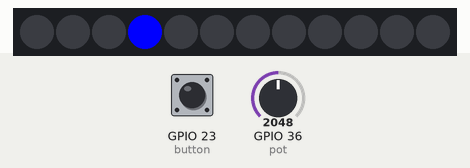
Simulated run of this program. Board: ESP32 board running MicroPython. Shown: 12 RGB LEDs in strip order, left to right. The inputs (shaded band) are chosen by the test bench; at power-on: GPIO 36 (pot) = 2048, GPIO 23 (button) LOW (analog values on the 0–4095 scale). Library files of the repository ran but are not shown: neopixel.py; what the program prints to the serial console is not drawn.

Above: at 1.2 s.
1.3 s: GPIO 36 (pot) set to 491
At 1.98 s:
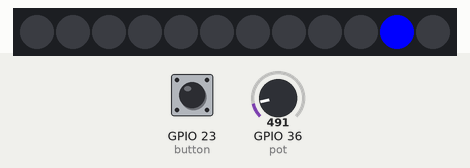
2.8 s: GPIO 36 (pot) set to 0
At 3.4 s:
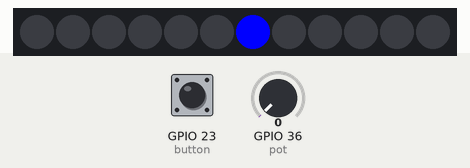

The program:

08-1.py
```python
# 🧪 實驗 #8-1：WS2812B 單顆藍燈順時針旋轉動畫
# ----------------------------------------------------
# 執行環境：MicroPython v1.24.0 on ESP32-DevKitC
# ----------------------------------------------------

import machine
import neopixel
import time

# --- 硬體腳位與常數設定 ---
LED_PIN = 4          # WS2812B 連接的 GPIO
NUM_LEDS = 12        # WS2812B 燈環的 LED 數量
POT_PIN = 36         # 可變電阻連接的 GPIO (ADC1_CH0)
BUTTON_PIN = 23      # 按鈕連接的 GPIO

# --- 顏色定義 (R, G, B) ---
BLUE = (0, 0, 255)   # 藍色
OFF = (0, 0, 0)      # 熄滅

# --- 硬體初始化 ---

# 1. 初始化 WS2812B (NeoPixel) 燈環
#    neopixel.NeoPixel(腳位物件, LED數量)
np = neopixel.NeoPixel(machine.Pin(LED_PIN), NUM_LEDS)

# 2. 初始化可變電阻的 ADC (類比數位轉換器)
#    ESP32 的 ADC 腳位在 GPIO32-GPIO39 之間
pot = machine.ADC(machine.Pin(POT_PIN))
#    設定衰減，讓 ADC 可以讀取完整的 0V-3.3V 電壓範圍
pot.atten(machine.ADC.ATTN_11DB)
#    設定解析度為 12-bit，讀取值範圍為 0-4095
pot.width(machine.ADC.WIDTH_12BIT)

# 3. 初始化按鈕
#    設定為輸入模式，並啟用內部下拉電阻
#    這樣在按鈕未按下時，腳位會穩定在低電位(0)
button = machine.Pin(BUTTON_PIN, machine.Pin.IN, machine.Pin.PULL_DOWN)

# --- 變數初始化 ---
current_led_index = 0  # 目前亮燈的索引，從第 0 顆開始
last_update_time = 0   # 上次更新燈光的時間戳記 (毫秒)

print("實驗 #8-1 啟動：單顆藍燈順時針旋轉")
print("轉動可變電阻可調整旋轉速度。")
print("按下 Ctrl+C 來停止程式。")

# 使用 try...finally 確保程式結束時能關閉所有LED
try:
    # --- 主迴圈 ---
    while True:
        # --- 1. 讀取輸入與計算 ---
        # 讀取可變電阻的值 (0-4095)
        pot_value = pot.read()

        # 將可變電阻的值映射到一個速度區間 (例如 50ms 到 500ms)
        # pot_value=0 (逆時針到底) -> 速度最快 (間隔最短)
        # pot_value=4095 -> 速度最慢 (間隔最長)
        # update_interval = 最小間隔 + (讀取比例 * 區間範圍)
        update_interval = 50 + int((pot_value / 4095) * 450)

        # 讀取按鈕狀態 (在此實驗中未使用，但已初始化)
        button_state = button.value()

        # --- 2. 非阻塞式延遲檢查 ---
        # 這是實現非阻塞動畫的核心
        current_time = time.ticks_ms() # 獲取當前時間 (毫秒)

        # 檢查從上次更新到現在，是否已經過了 update_interval 所設定的時間
        # time.ticks_diff() 用於安全地計算時間差，可避免計時器溢位問題
        if time.ticks_diff(current_time, last_update_time) >= update_interval:

            # --- 3. 更新 LED 動畫 ---
            last_update_time = current_time  # 更新最後更新時間

            # a. 將所有燈都熄滅
            np.fill(OFF)

            # b. 只點亮當前索引的燈
            np[current_led_index] = BLUE

            # c. 將顏色資料寫入燈環使其生效
            np.write()

            # d. 計算下一個要亮的燈的索引
            #    使用取餘數 (%) 運算子，確保索引值在 0 到 11 之間循環
            #    例如：(11 + 1) % 12 = 0，實現環狀效果
            current_led_index = (current_led_index + 1) % NUM_LEDS


# 當使用者按下 Ctrl+C 中斷程式時，會執行 finally 區塊
finally:
    # --- 清理作業 ---
    # 關閉所有LED燈，避免程式停止後燈還亮著
    np.fill(OFF)
    np.write()
    print("\n程式已停止，所有LED已關閉。")
```
